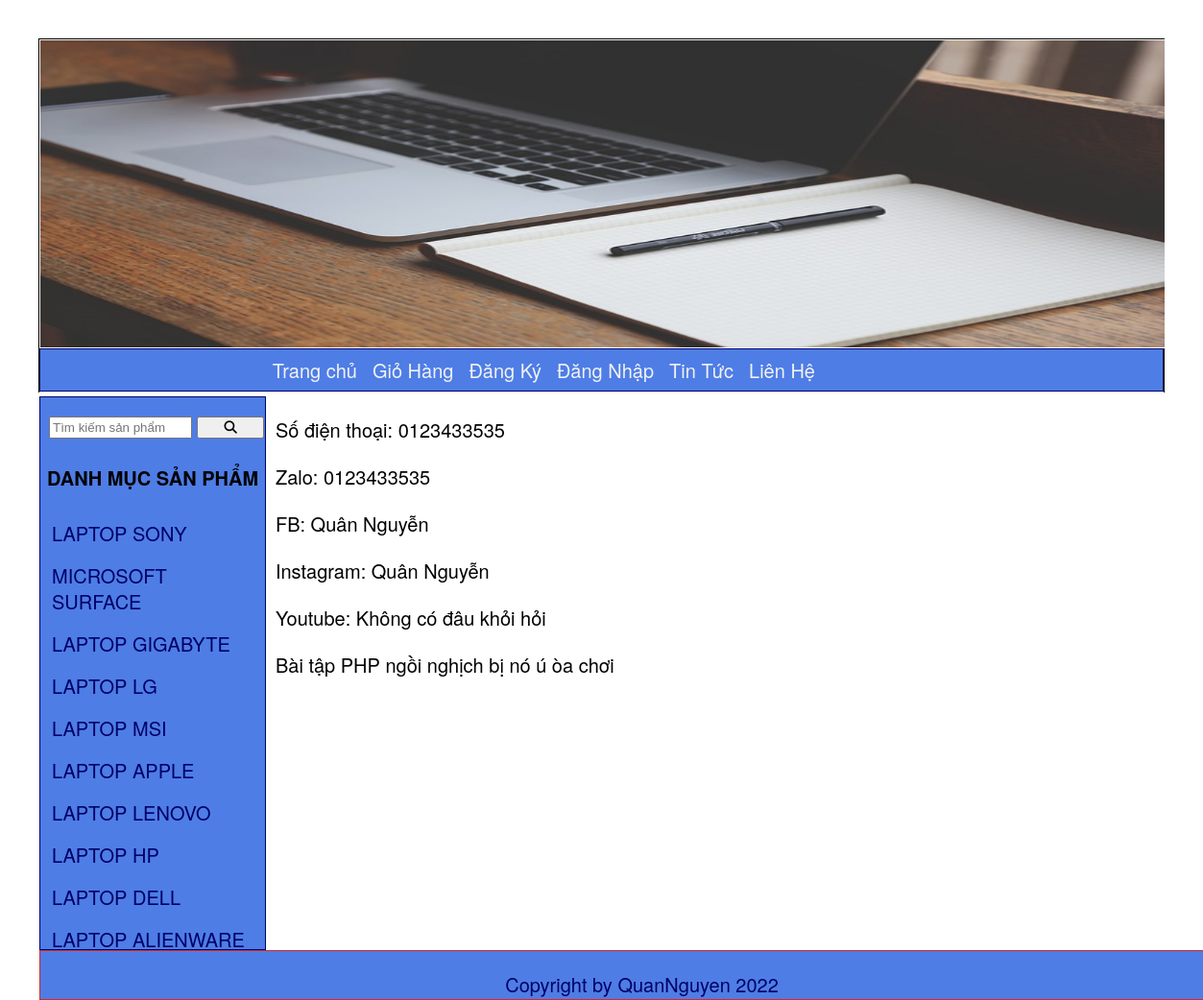
/pages/sidebar/index.php?quanly=lienhe, run on the app's committed database.
### tables this page shows
CREATE TABLE `tbl_danhmuc` (
  `id_danhmuc` int(11) NOT NULL,
  `tendanhmuc` varchar(100) NOT NULL,
  `thutu` int(11) NOT NULL
);

CREATE TABLE `tbl_lienhe` (
  `id` int(11) NOT NULL,
  `thongtinlienhe` text NOT NULL
);

### pages/main/lienhe.php (the view)
<?php
    $sql_lh = "SELECT * FROM tbl_lienhe WHERE id = 1";
    $query_lh = mysqli_query($mysqli,$sql_lh);
?>
    <?php
    while($dong = mysqli_fetch_array($query_lh)){
    ?>
    <p><?php echo $dong['thongtinlienhe'] ?></p>
    <?php
    }
    ?>

### pages/sidebar/sidebar.php (shortened to what this page needs)
<div class="sidebar">
            <ul class="list_sidebar">
            <form style="border: 0;" action="./index.php?quanly=timkiem" autocomplete="off" method="POST">
                <input style="width: 60%;padding: 2px;margin: 20px 0 0 9px;" type="text" placeholder="Tìm kiếm sản phẩm" name="tukhoa">
                <button style="width: 30%;padding: 2px;margin: 0;" type="submit" name="timkiem"><i class="fa-solid fa-magnifying-glass"></i></button>
            </form>
            <h4 style="text-align: center;">DANH MỤC SẢN PHẨM</h4>
            <?php
            $sql_danhmuc = "SELECT * FROM tbl_danhmuc ORDER BY id_danhmuc DESC";
            $query_danhmuc = mysqli_query($mysqli,$sql_danhmuc);
            while($row_danhmuc = mysqli_fetch_array($query_danhmuc)){
            ?>
            <li style="text-transform: uppercase;"><a href="./index.php?quanly=danhmucsanpham&id=<?php echo $row_danhmuc['id_danhmuc'] ?>"><?php echo $row_danhmuc['tendanhmuc'] ?></a></li>
            <?php
            }
            ?>
            </ul>
        </div>

### css/style.css (style rules this page uses)
body { margin: 0; padding: 0; font-size: 20px; }
.sidebar { border: 1px solid #000066; height: 575px; width: 20%; margin-top: 5px; float: left; background: #4E7DE6; position: relative; overflow: auto; }
ul.list_sidebar { padding: 0; margin: 0; width: 100%; list-style: none; line-height: 27px; }
ul.list_sidebar li a { text-decoration: none; text-align: left; color: #000066; display: block; }
ul.list_sidebar li { margin: 7px; padding: 5px; }
html { margin: 0; padding: 0; }
body { font-family: "HelveticaNeue-Light", "Helvetica Neue Light", "Helvetica Neue", Helvetica, Arial, "Lucida Grande", sans-serif; font-weight: 300; margin: 2em; }

### data on the page
tbl_danhmuc: tendanhmuc "LAPTOP SONY"
tbl_danhmuc: tendanhmuc "MICROSOFT SURFACE"
tbl_danhmuc: tendanhmuc "LAPTOP GIGABYTE"
tbl_danhmuc: tendanhmuc "LAPTOP LG"
tbl_danhmuc: tendanhmuc "LAPTOP MSI"
tbl_danhmuc: tendanhmuc "LAPTOP APPLE"
tbl_danhmuc: tendanhmuc "LAPTOP LENOVO"
tbl_danhmuc: tendanhmuc "LAPTOP HP"
tbl_danhmuc: tendanhmuc "LAPTOP DELL"
tbl_danhmuc: tendanhmuc "LAPTOP ALIENWARE"
tbl_lienhe: thongtinlienhe "Số điện thoại: 0123433535 Zalo: 0123433535 FB: Quân Nguyễn Instagram: Quân Nguyễn Youtube: Không có đâu khỏi hỏi Bài tập PHP ngồi nghịch bị nó ú òa chơi"
